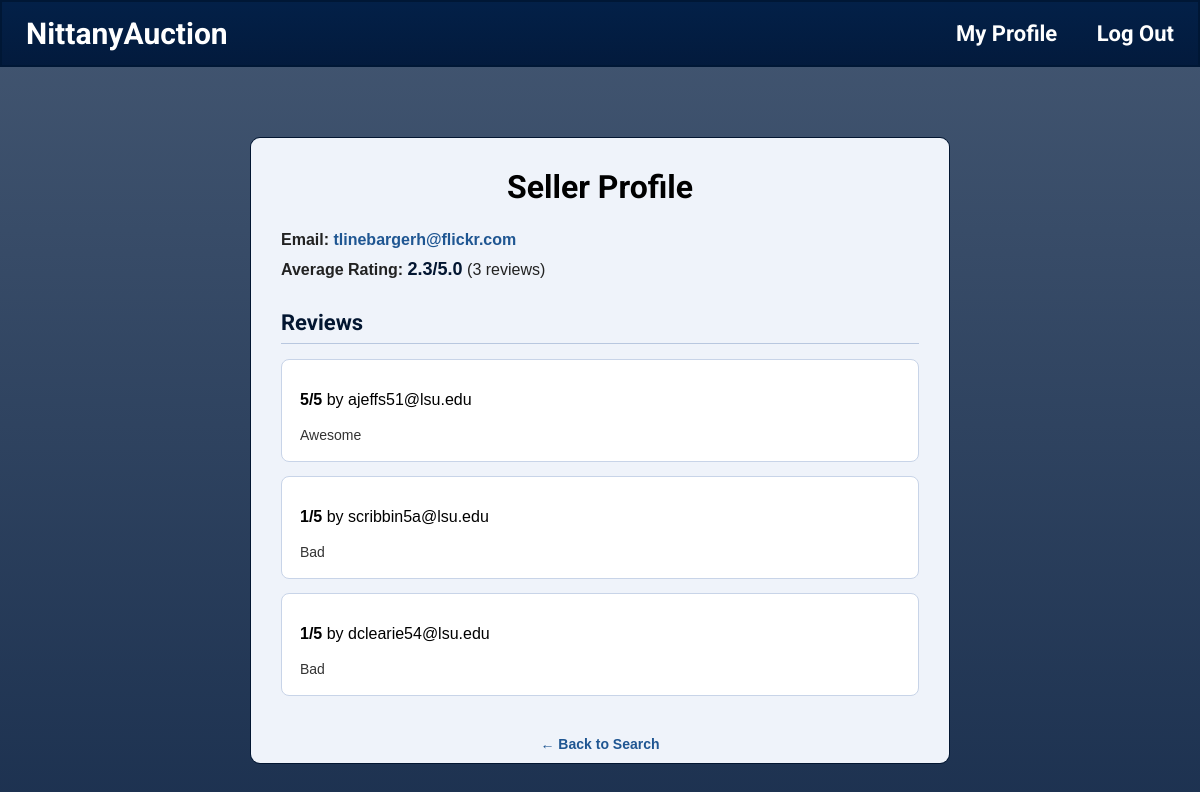
The page /seller/tlinebargerh@flickr.com (signed in) on the database its author committed.
### tables this page shows
CREATE TABLE Seller(email TEXT PRIMARY KEY,
                    bank_routing_number TEXT,
                    bank_account_number INTEGER,
                    balance INTEGER,
                    FOREIGN KEY(email) REFERENCES User(email));

CREATE TABLE Rating(bidder_email TEXT, seller_email TEXT, date DATE, rating INTEGER, rating_desc TEXT, listing_ID INTEGER, PRIMARY KEY(bidder_email, seller_email, date), FOREIGN KEY(bidder_email) REFERENCES User(email), FOREIGN KEY(seller_email) REFERENCES User(email));

### Starter_code_431w/app.py (the view)
@app.route("/seller/<path:seller_email>")
def seller_profile(seller_email):
    if "email" not in session:
        session["login_error"] = "Please log in first."
        return redirect(url_for("login"))
    error = None
    seller = None
    ratings = []
    try:
        with get_connection() as con:
            initialize_schema_if_needed(con)
            seller = con.execute("""
                SELECT
                    s.email,
                    ROUND(AVG(r.rating), 1) AS avg_rating,
                    COUNT(r.rating) AS rating_count
                FROM Seller s
                LEFT JOIN Rating r
                    ON LOWER(TRIM(r.seller_email)) = LOWER(TRIM(s.email))
                WHERE LOWER(TRIM(s.email)) = LOWER(TRIM(?))
                GROUP BY s.email
            """, (seller_email,)).fetchone()
            ratings = con.execute("""
                SELECT bidder_email, rating, rating_desc
                FROM Rating
                WHERE LOWER(TRIM(seller_email)) = LOWER(TRIM(?))
                ORDER BY rating DESC
            """, (seller_email,)).fetchall()
    except sql.Error as e:
        print("DB error in seller_profile:", e)
        error = "Database error while loading seller profile."
    return render_template(
        "seller_profile.html",
        seller=seller,
        ratings=ratings,
        error=error,
    )

### Starter_code_431w/app.py (called while the page is built, shortened)
def get_connection():
    connection = sql.connect(DB_PATH)
    connection.row_factory = sql.Row
    return connection

def current_db_timestamp():
    return datetime.now().strftime("%Y-%m-%d %H:%M:%S")

def close_expired_auctions(connection):
    now_ts = current_db_timestamp()
    expired_rows = connection.execute(
        """
        SELECT listing_ID, seller_email, reserve_price
        FROM Auction_Listing
        WHERE status = 1
          AND end_time IS NOT NULL
          AND TRIM(end_time) <> ''
          AND end_time <= ?
        """,
        (now_ts,),
    ).fetchall()
    if expired_rows:
        connection.commit()

def initialize_schema_if_needed(connection):
    user_table = connection.execute(
        "SELECT name FROM sqlite_master WHERE type='table' AND name='User'"
    ).fetchone()
    ensure_runtime_schema(connection)
    close_expired_auctions(connection)

### Starter_code_431w/templates/seller_profile.html (shortened to what this page needs)
<!DOCTYPE html>
<html>
<head>
</head>
<body>
{% include "banner.html" %}
<div class="profile-box">
    <h2>Seller Profile</h2>
    {% if error %}
        <p class="error-message">{{ error }}</p>
    {% elif seller %}
        <div class="seller-info">
            <p>
                <strong>Email:</strong>
                <span class="seller-email">{{ seller['email'] }}</span>
            </p>
            <p>
                <strong>Average Rating:</strong>
                {% if seller['avg_rating'] %}
                    <span class="rating-highlight"> {{ seller['avg_rating'] }}/5.0</span>
                    ({{ seller['rating_count'] }} review{% if seller['rating_count'] != 1 %}s{% endif %})
                {% else %}
                    No ratings yet
                {% endif %}
            </p>
        </div>
        <h3>Reviews</h3>
        {% if ratings %}
            {% for r in ratings %}
                <div class="review-card">
                    <p>
                        <strong>{{ r['rating'] }}/5</strong> by {{ r['bidder_email'] }}
                    </p>
                    {% if r['rating_desc'] %}
                        <p class="review-text">{{ r['rating_desc'] }}</p>
                    {% else %}
                        <p class="review-text">No written review provided.</p>
                    {% endif %}
                </div>
            {% endfor %}
        {% else %}
            <p class="empty-message">No reviews yet.</p>
        {% endif %}
    {% else %}
        <p class="empty-message">Seller not found.</p>
    {% endif %}
    <div class="top-actions">
        <a class="back-link" href="{{ url_for('search') }}">← Back to Search</a>
    </div>
</div>
</body>
</html>

### Starter_code_431w/templates/seller_profile.html (style rules this page uses)
html, body { min-height: 100%; margin: 0; overflow-y: auto; }
body { font-family: Arial, sans-serif; background-image: linear-gradient(rgba(4, 30, 66, 0.75), rgba(3, 26, 60, 0.91)), url("https://psu-gatsby-files-prod.s3.amazonaws.com/s3fs-public/styles/4_3_1500w/public/NL%20statue%20spring124.jpg?h=046da51e&itok=0t_5yVWj"); background-size: cover; background-position: center; background-repeat: no-repeat; }
.profile-box { width: 700px; margin: 70px auto; background: #eff3fa; padding: 30px; border: 1px solid #031631; border-radius: 10px; max-height: 72vh; overflow-y: auto; box-sizing: border-box; }
h2 { margin-top: 0; margin-bottom: 25px; font-size: 32px; text-align: center; font-weight: bold; font-family: 'Roboto', sans-serif; }
h3 { font-size: 22px; margin-top: 30px; margin-bottom: 15px; font-family: 'Roboto', sans-serif; color: #031631; border-bottom: 1px solid #b8c7df; padding-bottom: 8px; }
.seller-info p { font-size: 16px; margin: 10px 0; color: #222; }
.seller-email { color: #1f5692; font-weight: bold; word-break: break-word; }
.rating-highlight { font-size: 18px; font-weight: bold; color: #031631; }
.review-card { background: white; border: 1px solid #c8d4e8; border-radius: 8px; padding: 15px 18px; margin-bottom: 14px; }
.review-text { font-size: 14px; color: #333; line-height: 1.5; margin: 0; }
.back-link { display: inline-block; margin-top: 20px; color: #1f5692; text-decoration: none; font-size: 14px; font-weight: bold; }
.top-actions { text-align: center; margin-top: 20px; }

### rows shown on the page
Seller: email "tlinebargerh@flickr.com"
Rating: rating "5", bidder_email "ajeffs51@lsu.edu", rating_desc "Awesome"
Rating: rating "1", bidder_email "scribbin5a@lsu.edu", rating_desc "Bad"
Rating: rating "1", bidder_email "dclearie54@lsu.edu", rating_desc "Bad"

### other values the page prints
{{ seller['avg_rating'] }} "2.3"
{{ seller['rating_count'] }} "3"
